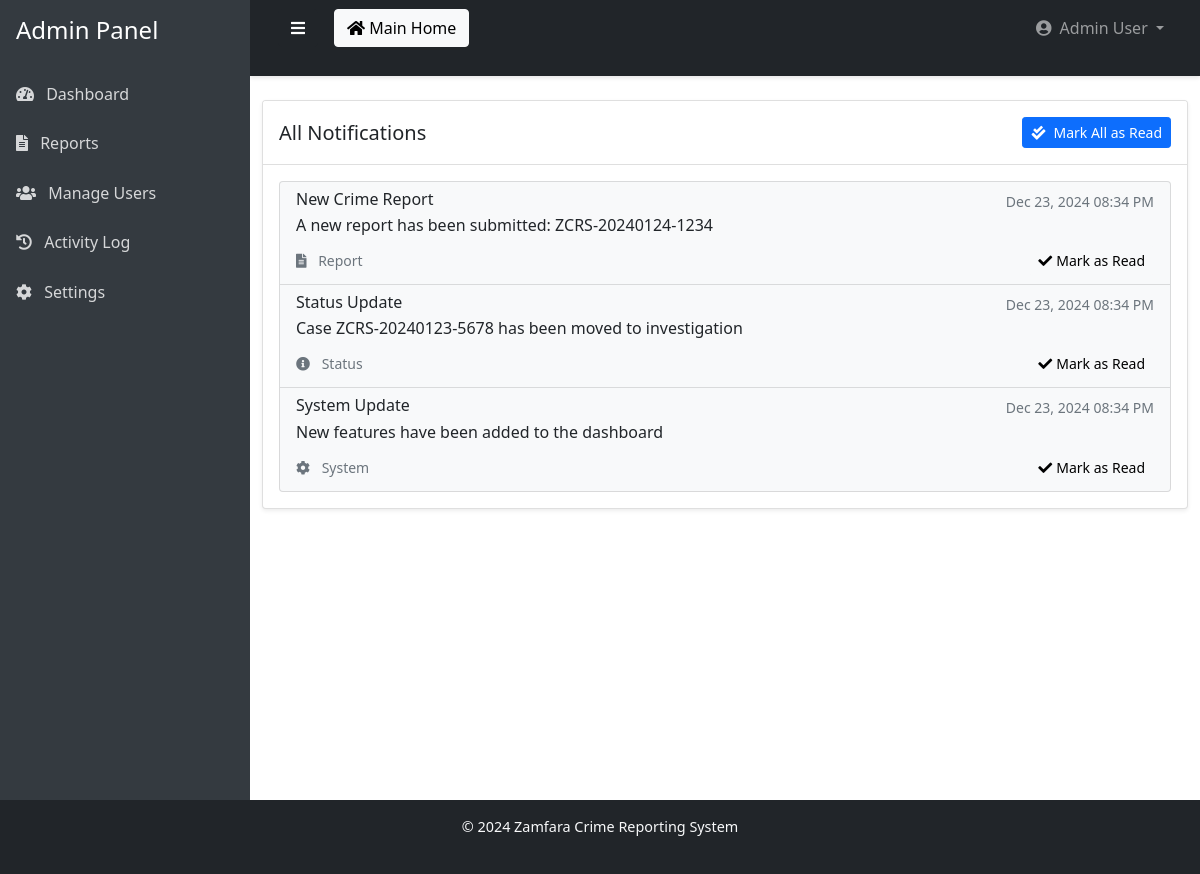
The page /pages/admin/notifications.php (signed in) on the database its author committed.
### tables this page shows
CREATE TABLE `notifications` (
  `id` int(11) NOT NULL,
  `user_id` int(11) DEFAULT NULL,
  `title` varchar(255) NOT NULL,
  `message` text NOT NULL,
  `type` enum('report','status','system') NOT NULL,
  `read_status` tinyint(1) DEFAULT 0,
  `created_at` timestamp NOT NULL DEFAULT current_timestamp()
);

### pages/admin/notifications.php (the view, shortened to what this page needs)
<?php
require_once '../../includes/database.php';
include '../../includes/admin_header.php';
$notifications_query = "SELECT * FROM notifications ORDER BY created_at DESC";
$notifications = $conn->query($notifications_query);
?>
<div class="container-fluid py-4">
    <div class="row">
        <div class="col-12">
            <div class="card shadow-sm">
                <div class="card-header bg-white py-3 d-flex justify-content-between align-items-center">
                    <h5 class="mb-0">All Notifications</h5>
                    <button class="btn btn-primary btn-sm" onclick="markAllAsRead()">
                        <i class="fas fa-check-double me-2"></i>Mark All as Read
                    </button>
                </div>
                <div class="card-body">
                    <div class="list-group">
                        <?php while($notification = $notifications->fetch_assoc()): ?>
                            <div class="list-group-item list-group-item-action <?php echo !$notification['read_status'] ? 'bg-light' : ''; ?>">
                                <div class="d-flex w-100 justify-content-between align-items-center">
                                    <h6 class="mb-1"><?php echo $notification['title']; ?></h6>
                                    <small class="text-muted">
                                        <?php echo date('M d, Y h:i A', strtotime($notification['created_at'])); ?>
                                    </small>
                                </div>
                                <p class="mb-1"><?php echo $notification['message']; ?></p>
                                <div class="d-flex justify-content-between align-items-center mt-2">
                                    <small class="text-muted">
                                        <i class="fas <?php echo getNotificationIcon($notification['type']); ?> me-2"></i>
                                        <?php echo ucfirst($notification['type']); ?>
                                    </small>
                                    <?php if(!$notification['read_status']): ?>
                                        <button class="btn btn-sm btn-light"
                                                onclick="markAsRead(<?php echo $notification['id']; ?>)">
                                            <i class="fas fa-check me-1"></i>Mark as Read
                                        </button>
                                    <?php endif; ?>
                                </div>
                            </div>
                        <?php endwhile; ?>
                    </div>
                </div>
            </div>
        </div>
    </div>
</div>
<?php
function getNotificationIcon($type) {
    switch($type) {
        case 'report':
            return 'fa-file-alt';
        case 'status':
            return 'fa-info-circle';
        case 'system':
            return 'fa-cog';
    }
}
include '../../includes/admin_footer.php';
?>

### assets/css/admin.css (style rules this page uses)
.container-fluid { flex: 1; padding-bottom: 20px; }
.card { margin-bottom: 20px; box-shadow: 0 0.15rem 1.75rem 0 rgba(58, 59, 69, 0.15); }

### rows shown on the page
notifications: title "New Crime Report", created_at "Dec 23, 2024 08:34 PM", message "A new report has been submitted: ZCRS-20240124-1234", type "Report"
notifications: title "Status Update", created_at "Dec 23, 2024 08:34 PM", message "Case ZCRS-20240123-5678 has been moved to investigation", type "Status"
notifications: title "System Update", created_at "Dec 23, 2024 08:34 PM", message "New features have been added to the dashboard", type "System"

### other values the page prints
$_SESSION['admin_name'] "Admin User"
